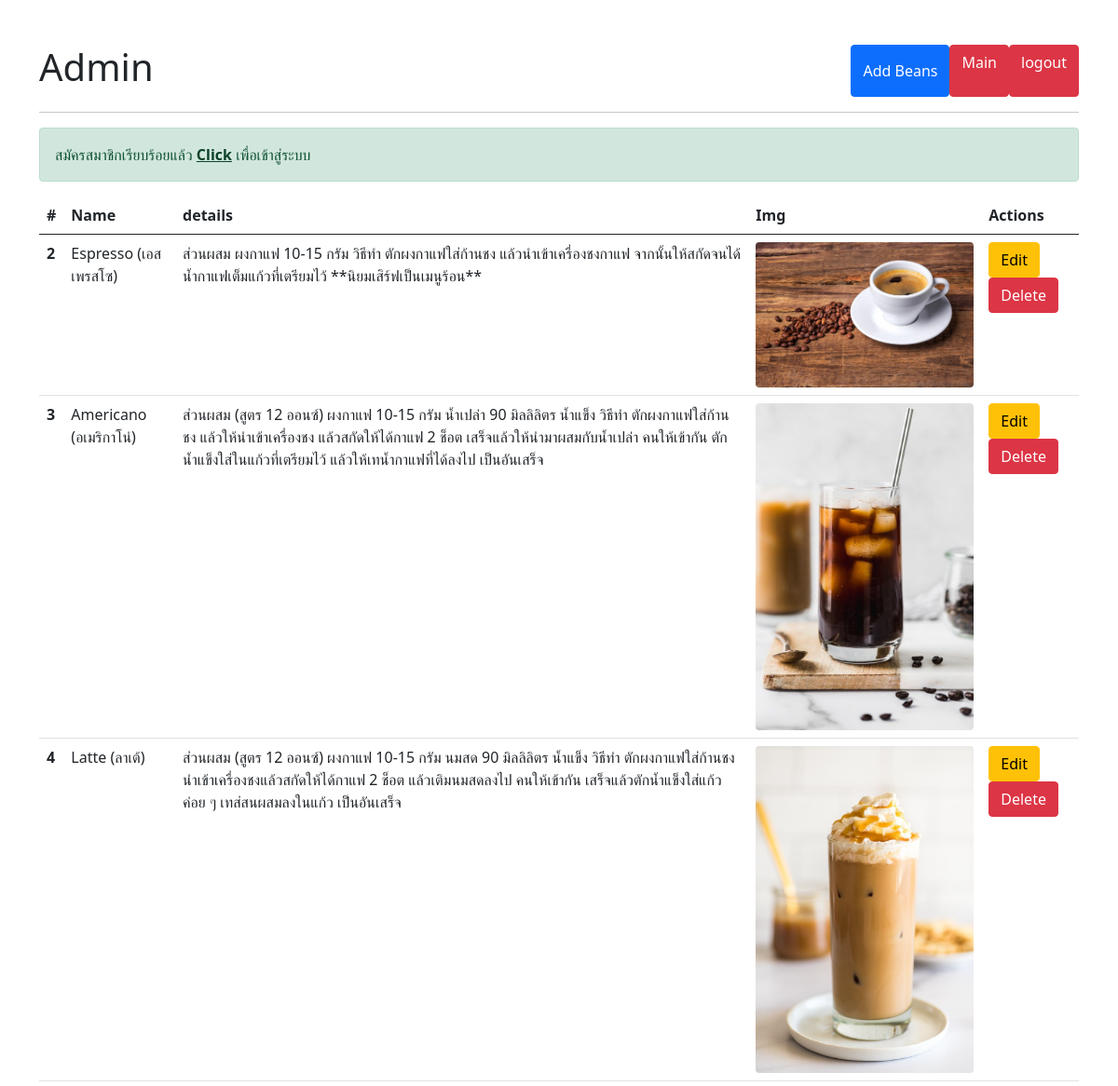
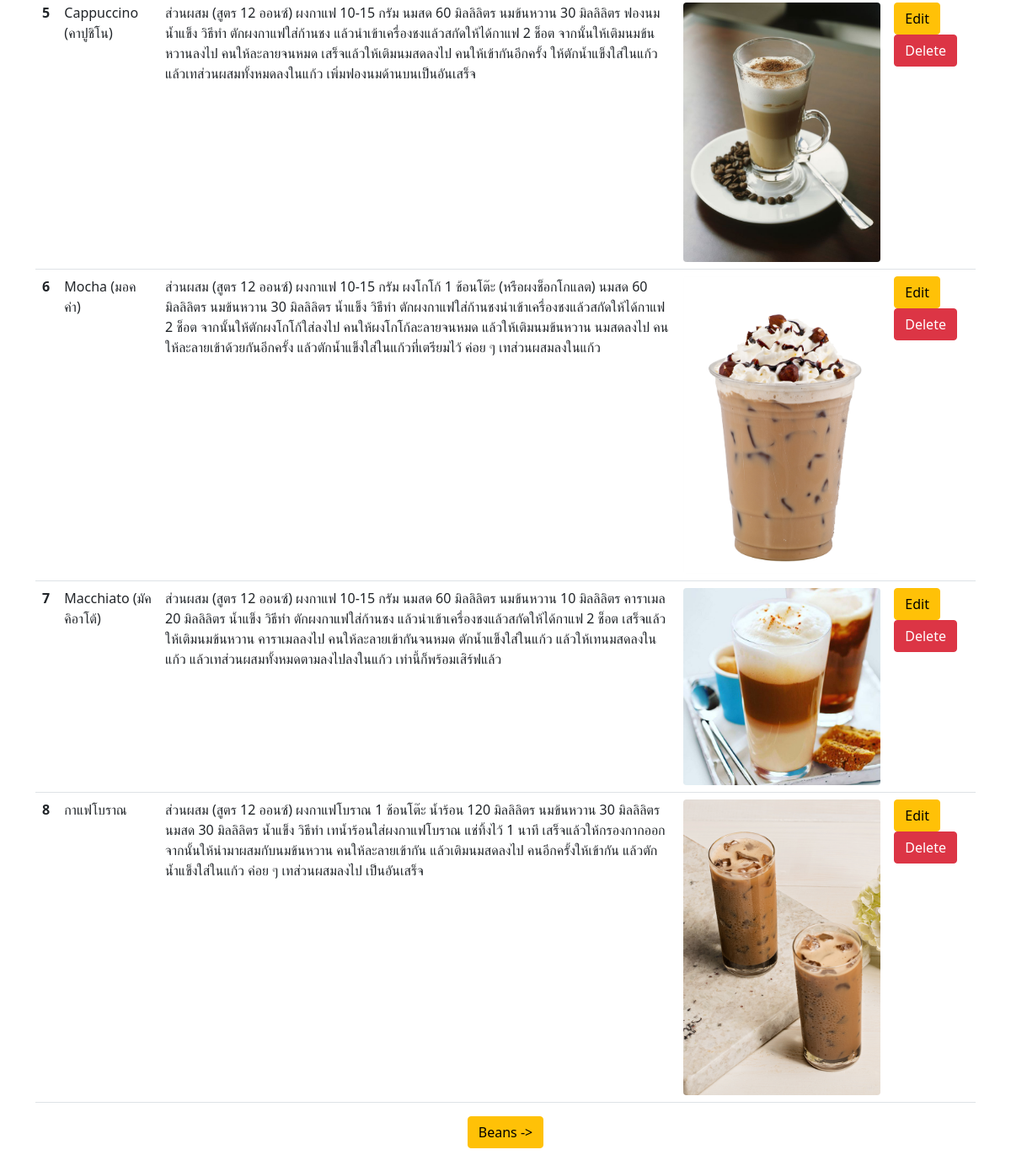
The page /admining.php (signed in) on the database its author committed (2 pictures, top to bottom).
### tables this page shows
CREATE TABLE `ingredient` (
  `iding` int(10) NOT NULL,
  `ingname` varchar(255) NOT NULL,
  `ingdetail` varchar(500) NOT NULL,
  `img` varchar(255) NOT NULL
);

### admining.php (the view, shortened to what this page needs)
<?php
require_once "connectmenu.php";
?>
<!DOCTYPE html>
<html lang="en">
<head>
    <link href="https://cdn.jsdelivr.net/npm/bootstrap@5.0.2/dist/css/bootstrap.min.css" rel="stylesheet">
</head>
<body>
    <div class="container mt-5">
        <div class="row">
            <div class="col-md-6">
                <h1>Admin</h1>
            </div>
            <div class="col-md-6 d-flex justify-content-end">
                <button type="button" class="btn btn-primary" data-bs-toggle="modal" data-bs-target="#userModal">Add Beans</button>
                <a href="main_in.php" class="btn btn-danger" >Main</a>
                <a href="logout.php" class="btn btn-danger">logout</a>
            </div>
        </div>
        <hr>
        <?php if (isset($_SESSION['success'])) { ?>
            <div class="alert alert-success">
                <?php
                echo $_SESSION['success'];
                ?>
            </div>
        <?php } ?>
        <table class="table">
            <thead>
                <tr>
                    <th scope="col">#</th>
                    <th scope="col">Name</th>
                    <th scope="col">details</th>
                    <th scope="col">Img</th>
                    <th scope="col">Actions</th>
                </tr>
            </thead>
            <tbody>
                <?php
                    $stmt = $conn->query("SELECT * FROM ingredient");
                    $stmt->execute();
                    $ingredient = $stmt->fetchAll();
                    if (!$ingredient) {
                        echo "<tr><td colspan='6' class='text-center'>No ingredient found</td></tr>";
                    } else {
                        foreach ($ingredient as $ingredient) {
                ?>
                <tr>
                    <th scope="row"><?= $ingredient['iding'] ?> </th>
                    <td><?= $ingredient['ingname'] ?></td>
                    <td><?= $ingredient['ingdetail'] ?></td>
                    <td width = "250px"><img width="100%" src="uploads/<?= $ingredient['img'] ?>" class="rounded" alt=""></td>
                    <td>
                        <a href="editadminin.php?iding=<?= $ingredient['iding'] ?>" class="btn btn-warning" >Edit</a>
                        <a onclick="return confirm('Are you sure you want to delete?');" href="?delete=<?php echo $ingredient['iding']; ?>" class="btn btn-danger">Delete</a>
                    </td>
                </tr>
                <?php  }
                    } ?>
            </tbody>
        </table>
    </div>
    <center>
    <a href="admin.php"  class="btn btn-warning" >Beans -> </a><br><br><br>
</body>
</html>

### rows shown on the page
ingredient: iding "2", ingname "Espresso (เอสเพรสโซ)", ingdetail "ส่วนผสม ผงกาแฟ 10-15 กรัม วิธีทำ ตักผงกาแฟใส่ก้านชง แล้วนำเข้าเครื่องชงกาแฟ จากนั้นให้สกัดจนได้น้ำกาแฟเต็มแก้วที่เตรียมไว้ **นิยมเสิร์ฟเป็นเมนูร้อน**", img (picture)
ingredient: iding "3", ingname "Americano (อเมริกาโน่)", ingdetail "ส่วนผสม (สูตร 12 ออนซ์) ผงกาแฟ 10-15 กรัม น้ำเปล่า 90 มิลลิลิตร น้ำแข็ง วิธีทำ ตักผงกาแฟใส่ก้านชง แล้วให้นำเข้าเครื่องชง แล้วสกัดให้ได้กาแฟ 2 ช็อต เสร็จแล้วให้นำมาผสมกับน้ำเปล่า คนให้เข้ากัน ตักน้ำแข็งใส่ในแก้วที่เตรียมไว้ แล้วให้เทน้ำกาแฟที่ได้ลงไป เป็นอันเสร็จ", img (picture)
ingredient: iding "4", ingname "Latte (ลาเต้)", ingdetail "ส่วนผสม (สูตร 12 ออนซ์) ผงกาแฟ 10-15 กรัม นมสด 90 มิลลิลิตร น้ำแข็ง วิธีทำ ตักผงกาแฟใส่ก้านชงนำเข้าเครื่องชงแล้วสกัดให้ได้กาแฟ 2 ช็อต แล้วเติมนมสดลงไป คนให้เข้ากัน เสร็จแล้วตักน้ำแข็งใส่แก้ว ค่อย ๆ เทส่สนผสมลงในแก้ว เป็นอันเสร็จ", img (picture)
ingredient: iding "5", ingname "Cappuccino (คาปูชิโน)", ingdetail "ส่วนผสม (สูตร 12 ออนซ์) ผงกาแฟ 10-15 กรัม นมสด 60 มิลลิลิตร นมข้นหวาน 30 มิลลิลิตร ฟองนม น้ำแข็ง วิธีทำ ตักผงกาแฟใส่ก้านชง แล้วนำเข้าเครื่องชงแล้วสกัดให้ได้กาแฟ 2 ช็อต จากนั้นให้เติมนมข้นหวานลงไป คนให้ละลายจนหมด เสร็จแล้วให้เติมนมสดลงไป คนให้เข้ากันอีกครั้ง ให้ตักน้ำแข็งใส่ในแก้ว แล้วเทส่วนผสมทั้งหมดลงในแก้ว เพิ่มฟองนมด้านบนเป็นอันเสร็จ", img (picture)
ingredient: iding "6", ingname "Mocha (มอคค่า)", ingdetail "ส่วนผสม (สูตร 12 ออนซ์) ผงกาแฟ 10-15 กรัม ผงโกโก้ 1 ช้อนโต๊ะ (หรือผงช็อกโกแลต) นมสด 60 มิลลิลิตร นมข้นหวาน 30 มิลลิลิตร น้ำแข็ง วิธีทำ ตักผงกาแฟใส่ก้านชงนำเข้าเครื่องชงแล้วสกัดให้ได้กาแฟ 2 ช็อต จากนั้นให้ตักผงโกโก้ใส่ลงไป คนให้ผงโกโก้ละลายจนหมด แล้วให้เติมนมข้นหวาน นมสดลงไป คนให้ละลายเข้าด้วยกันอีกครั้ง แล้วตักน้ำแข็งใส่ในแก้วที่เตรียมไว้ ค่อย ๆ เทส่วนผสมลงในแก้ว", img (picture)
ingredient: iding "7", ingname "Macchiato (มัคคิอาโต้)", ingdetail "ส่วนผสม (สูตร 12 ออนซ์) ผงกาแฟ 10-15 กรัม นมสด 60 มิลลิลิตร นมข้นหวาน 10 มิลลิลิตร คาราเมล 20 มิลลิลิตร น้ำแข็ง วิธีทำ ตักผงกาแฟใส่ก้านชง แล้วนำเข้าเครื่องชงแล้วสกัดให้ได้กาแฟ 2 ช็อต เสร็จแล้วให้เติมนมข้นหวาน คาราเมลลงไป คนให้ละลายเข้ากันจนหมด ตักน้ำแข็งใส่ในแก้ว แล้วให้เทนมสดลงในแก้ว แล้วเทส่วนผสมทั้งหมดตามลงไปลงในแก้ว เท่านี้ก็พร้อมเสิร์ฟแล้ว", img (picture)
ingredient: iding "8", ingname "กาแฟโบราณ", ingdetail "ส่วนผสม (สูตร 12 ออนซ์) ผงกาแฟโบราณ 1 ช้อนโต๊ะ น้ำร้อน 120 มิลลิลิตร นมข้นหวาน 30 มิลลิลิตร นมสด 30 มิลลิลิตร น้ำแข็ง วิธีทำ เทน้ำร้อนใส่ผงกาแฟโบราณ แช่ทิ้งไว้ 1 นาที เสร็จแล้วให้กรองกากออก จากนั้นให้นำมาผสมกับนมข้นหวาน คนให้ละลายเข้ากัน แล้วเติมนมสดลงไป คนอีกครั้งให้เข้ากัน แล้วตักน้ำแข็งใส่ในแก้ว ค่อย ๆ เทส่วนผสมลงไป เป็นอันเสร็จ", img (picture)

### other values the page prints
$_SESSION['success'] "สมัครสมาชิกเรียบร้อยแล้ว Click เพื่อเข้าสู่ระบบ"
